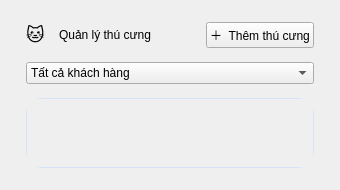
<?xml version="1.0" encoding="UTF-8"?>
<ui version="4.0">
 <class>PetsPage</class>
 <widget class="QWidget" name="PetsPage">
  <property name="styleSheet">
   <string notr="true">QFrame#Card{
background: qlineargradient(x1:0, y1:0, x2:1, y2:1, stop:0 #FFFFFF, stop:0.6 #F6FAFF, stop:1 #FFF3F8);
border: 1px solid #D6E2F7;
border-radius: 16px;
}</string>
  </property>
  <layout class="QVBoxLayout" name="verticalLayout">
   <property name="leftMargin">
    <number>26</number>
   </property>
   <property name="topMargin">
    <number>22</number>
   </property>
   <property name="rightMargin">
    <number>26</number>
   </property>
   <property name="bottomMargin">
    <number>22</number>
   </property>
   <property name="spacing">
    <number>14</number>
   </property>
   <item>
    <layout class="QHBoxLayout" name="headerLayout">
     <item>
      <widget class="QLabel" name="headerEmoji">
       <property name="text">
        <string>🐱</string>
       </property>
       <property name="styleSheet">
        <string notr="true">font-size: 18px;</string>
       </property>
      </widget>
     </item>
     <item>
      <widget class="QLabel" name="PageTitle">
       <property name="objectName">
        <string>PageTitle</string>
       </property>
       <property name="text">
        <string>Quản lý thú cưng</string>
       </property>
      </widget>
     </item>
     <item>
      <spacer name="horizontalSpacer">
       <property name="orientation">
        <enum>Qt::Horizontal</enum>
       </property>
       <property name="sizeHint" stdset="0">
        <size>
         <width>40</width>
         <height>20</height>
        </size>
       </property>
      </spacer>
     </item>
     <item>
      <widget class="QPushButton" name="addPetButton">
       <property name="objectName">
        <string>PrimaryButton</string>
       </property>
       <property name="text">
        <string>＋  Thêm thú cưng</string>
       </property>
       <property name="cursor">
        <cursorShape>PointingHandCursor</cursorShape>
       </property>
      </widget>
     </item>
    </layout>
   </item>
   <item>
    <widget class="QComboBox" name="customerFilterCombo">
     <item>
      <property name="text">
       <string>Tất cả khách hàng</string>
      </property>
     </item>
    </widget>
   </item>
   <item>
    <widget class="QFrame" name="Card">
     <property name="objectName">
      <string>Card</string>
     </property>
     <layout class="QVBoxLayout" name="cardLayout">
      <property name="leftMargin">
       <number>0</number>
      </property>
      <property name="topMargin">
       <number>0</number>
      </property>
      <property name="rightMargin">
       <number>0</number>
      </property>
      <property name="bottomMargin">
       <number>0</number>
      </property>
      <item>
       <widget class="QScrollArea" name="petsScrollArea">
        <property name="frameShape">
         <enum>QFrame::Shape::NoFrame</enum>
        </property>
        <property name="widgetResizable">
         <bool>true</bool>
        </property>
        <widget class="QWidget" name="petsGridContainer">
         <layout class="QGridLayout" name="petsGridLayout">
          <property name="leftMargin">
           <number>12</number>
          </property>
          <property name="topMargin">
           <number>12</number>
          </property>
          <property name="rightMargin">
           <number>12</number>
          </property>
          <property name="bottomMargin">
           <number>12</number>
          </property>
          <property name="horizontalSpacing">
           <number>12</number>
          </property>
          <property name="verticalSpacing">
           <number>12</number>
          </property>
         </layout>
        </widget>
       </widget>
      </item>
     </layout>
    </widget>
   </item>
  </layout>
 </widget>
 <resources/>
 <connections/>
</ui>
